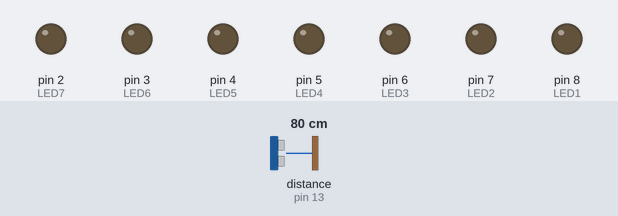
Simulated run of this sketch. Board: Arduino Uno, built with avr-gcc and run on an emulated ATmega328P. Parts: output pins drawn as LEDs (lit = HIGH). Wiring (inferred from the names in the program): ultrasonic range finder: trigger pin 12; echo pin 13. Inputs (shaded band) come from the test bench; at power-on: distance to the obstacle (sensor on pin 13) 80 cm. The echo pulse lasts 58.3 µs per cm; pins used as bus, display or sensor lines are not drawn; what the sketch prints to the serial monitor is not drawn.

Above: at 1.2 s.
1.3 s: distance to the obstacle (sensor on pin 13) set to 54 cm
2.8 s: distance to the obstacle (sensor on pin 13) set to 46 cm
At 4.0 s:
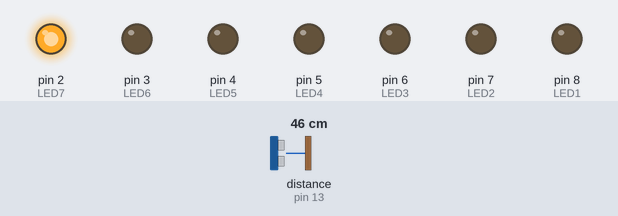
4.3 s: distance to the obstacle (sensor on pin 13) set to 40 cm
At 5.1 s:
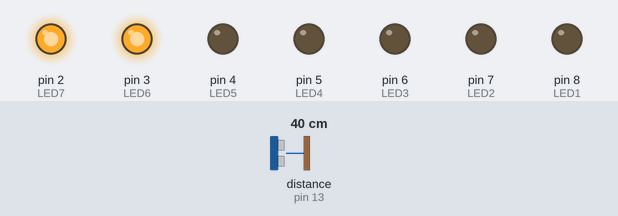
5.8 s: distance to the obstacle (sensor on pin 13) set to 32 cm
At 6.3 s:
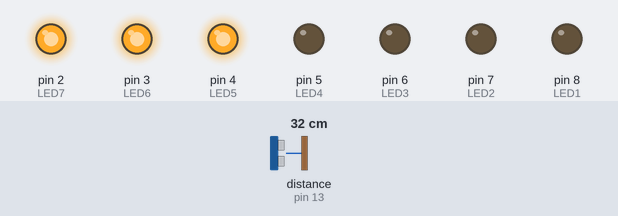
7.3 s: distance to the obstacle (sensor on pin 13) set to 2 cm
At 8.5 s:
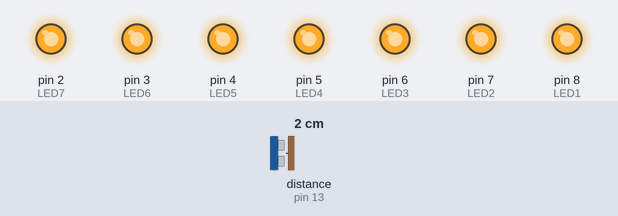
8.8 s: distance to the obstacle (sensor on pin 13) set to 35 cm
At 9.8 s:
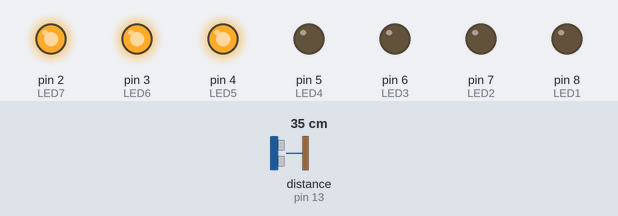
Timing chart, 0 to 11.3 s (numbered marks = the images above; inputs shaded):
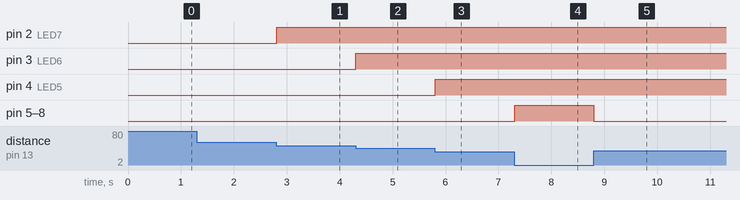

Measured:
- the behaviour switches between 50 and 49 cm on distance to the obstacle (sensor on pin 13) (found by bisection; images 0 and 1)
- the behaviour switches between 43 and 42 cm on distance to the obstacle (sensor on pin 13) (found by bisection; images 1 and 2)
- the behaviour switches between 36 and 35 cm on distance to the obstacle (sensor on pin 13) (found by bisection; images 2 and 3)
- after the input at 2.8 s, pin 2 (LED7): LOW → HIGH at once
- after the input at 4.3 s, pin 3 (LED6): LOW → HIGH at once
- after the input at 5.8 s, pin 4 (LED5): LOW → HIGH at once
- after the input at 7.3 s, pin 5 (LED4), pin 6 (LED3), pin 7 (LED2), pin 8 (LED1): LOW → HIGH at once
- after the input at 8.8 s, pin 5 (LED4), pin 6 (LED3), pin 7 (LED2), pin 8 (LED1): HIGH → LOW at once

The sketch:

distance_sensor_led.ino
```cpp
const int trig = 12;
const int echo = 13;

const int LED1 = 8;
const int LED2 = 7;
const int LED3 = 6;
const int LED4 = 5;
const int LED5 = 4;
const int LED6 = 3;
const int LED7 = 2;

int duration = 0;
int distance = 0;

void setup() {
    pinMode(trig , OUTPUT);
    pinMode(echo , INPUT);

    pinMode(LED1 , OUTPUT);
    pinMode(LED2 , OUTPUT);
    pinMode(LED3 , OUTPUT);
    pinMode(LED4 , OUTPUT);
    pinMode(LED5 , OUTPUT);
    pinMode(LED6 , OUTPUT);
    pinMode(LED7 , OUTPUT);

    Serial.begin(9600);
}

void loop() {
    digitalWrite(trig , HIGH);
    delayMicroseconds(1000);
    digitalWrite(trig , LOW);
    duration = pulseIn(echo , HIGH);
    distance = (duration/2) / 28.5 ;
    Serial.println(distance);

    if ( distance <= 7 ) {
        digitalWrite(LED1, HIGH);
    }
    else {
        digitalWrite(LED1, LOW);
    }
    if ( distance <= 14 ) {
        digitalWrite(LED2, HIGH);
    }
    else {
        digitalWrite(LED2, LOW);
    }
    if ( distance <= 21 ) {
        digitalWrite(LED3, HIGH);
    }
    else {
        digitalWrite(LED3, LOW);
    }
    if ( distance <= 28 ) {
        digitalWrite(LED4, HIGH);
    }
    else {
        digitalWrite(LED4, LOW);
    }
    if ( distance <= 35 ) {
        digitalWrite(LED5, HIGH);
    }
    else {
        digitalWrite(LED5, LOW);
    }
    if ( distance <= 42 ) {
        digitalWrite(LED6, HIGH);
    }
    else {
        digitalWrite(LED6, LOW);
    }
    if ( distance <= 49 ) {
        digitalWrite(LED7, HIGH);
    }
    else {
        digitalWrite(LED7, LOW);
    }
}
```

blink_led.c
```cpp
#include <avr/io.h>
#include <util/delay.h>

int main(){
    DDRB = DDRB | (1 << DDB1);
    DDRB = DDRB | (1 << DDB2);

    while(1){
        PORTB = PORTB | (1 << PORTB1);
        PORTB = PORTB & ~(1 << PORTB2);
        _delay_ms(10000);
        PORTB = PORTB & ~(1 << PORTB1);
        PORTB = PORTB | (1 << PORTB2);
        _delay_ms(10000);
    }

    return 0;
}
```

mosquito_blocker.c
```cpp
#include <avr/io.h>
#include <util/delay.h>

#define BUZZER_PORT PORTB
#define BUZZER_DDR DDRB
#define BUZZER_PIN 2

#define MAX_FREQUENCY 1000000000

void my_delay_ms(int ms){
    while (0 < ms){
      _delay_ms(1);
      --ms;
    }
}

void generate_tone(float frequency, float duration){
     int total_cycles = duration * frequency / 1000;
     for(int i = 0; i < total_cycles; i++){
        my_delay_ms(1000 / (2 * frequency));
        BUZZER_PORT = BUZZER_PORT | (1 << BUZZER_PIN);
        my_delay_ms(1000 / (2 * frequency));
        BUZZER_PORT = BUZZER_PORT & ~(1 << BUZZER_PIN);
     }
}

int main(){
    BUZZER_DDR = BUZZER_DDR | (1 << BUZZER_PIN);

    while(1){
        generate_tone(38000, 50);
        generate_tone(40000, 50);
        generate_tone(44000, 50);
    }

    return 0;
}
```
